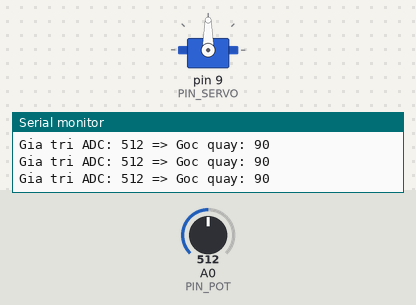
The sketch below on a simulated Arduino Uno, built with avr-gcc and run on an emulated ATmega328P. Shown: servo, the last lines printed to the serial monitor. The test bench sets the inputs (shaded band); at power-on: A0 (PIN_POT) = 512.

Above: at 1.2 s.
1.3 s: A0 (PIN_POT) set to 558
At 2.7 s:
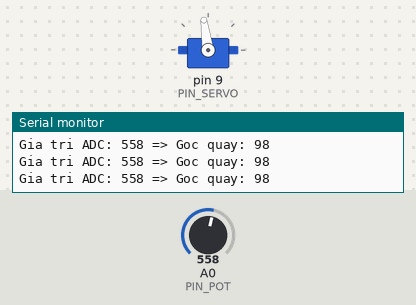
4.3 s: A0 (PIN_POT) set to 586
At 5.2 s:
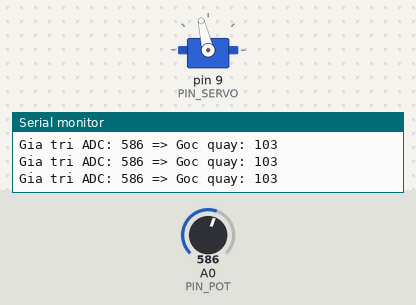
5.8 s: A0 (PIN_POT) set to 306
At 7.0 s:
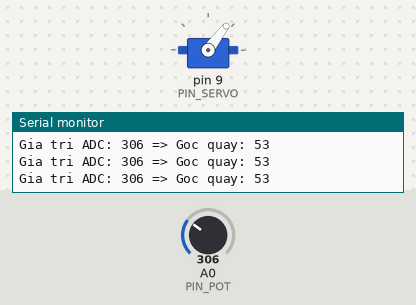
7.3 s: A0 (PIN_POT) set to 109
At 7.8 s:
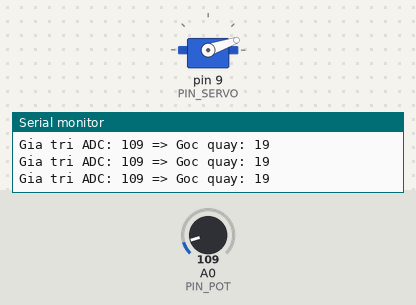
8.8 s: A0 (PIN_POT) set to 94
At 9.7 s:
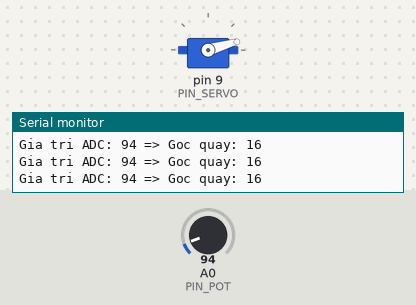
10.3 s: A0 (PIN_POT) set to 122
At 11.2 s:
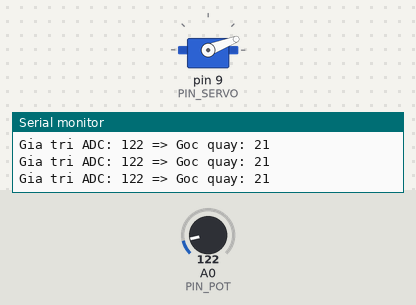
Timing chart, 0 to 12.8 s (numbered marks = the images above; inputs shaded):
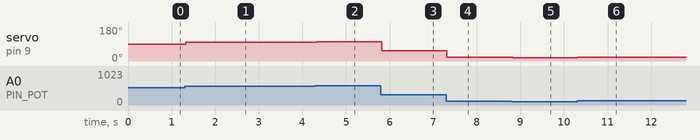

Measured:
- after the input at 1.3 s, servo on pin 9 (PIN_SERVO): 90° → 98° at once
- after the input at 4.3 s, servo on pin 9 (PIN_SERVO): 98° → 103° at once
- after the input at 5.8 s, servo on pin 9 (PIN_SERVO): 103° → 53° at once
- after the input at 7.3 s, servo on pin 9 (PIN_SERVO): 53° → 19° at once
- after the input at 8.8 s, servo on pin 9 (PIN_SERVO): 19° → 16° at once
- after the input at 10.3 s, servo on pin 9 (PIN_SERVO): 16° → 21° at once

The sketch:

Lab_PRJ_58_Dieu_Khien_Goc_Quay_Servo_Voi_Bien_Tro_Va_Arduino.ino
```cpp
/*=================================================================================================
 * BANLINHKIEN.COM                                            *
 ==================================================================================================
*/

#include <Servo.h>            // Thư viện điều khiển servo

// --- KHAI BÁO CẤU HÌNH ---
Servo myServo;                // Khởi tạo đối tượng servo
const int PIN_SERVO = 9;      // Chân tín hiệu điều khiển servo
const int PIN_POT   = A0;     // Chân đọc giá trị biến trở

void setup() {
  myServo.attach(PIN_SERVO);  // Gán chân điều khiển servo vào chân 9
  pinMode(PIN_POT, INPUT);    // Cài đặt chân A0 là đầu vào analog

  Serial.begin(9600);         // Khởi tạo Serial để theo dõi giá trị nếu cần
}

void loop() {
  // 1. Đọc giá trị Analog từ biến trở (0 - 1023)
  int value = analogRead(PIN_POT);

  // 2. Chuyển đổi giá trị Analog sang góc quay (0 - 180 độ)
  int angle = (value * 180.0) / 1023.0;

  // 3. Điều khiển servo quay theo góc đã tính toán
  myServo.write(angle);

  // In giá trị lên Serial Monitor để kiểm tra
  Serial.print("Gia tri ADC: "); Serial.print(value);
  Serial.print(" => Goc quay: "); Serial.println(angle);

  delay(15); // Đợi một chút để servo kịp di chuyển đến vị trí mới
}
```
